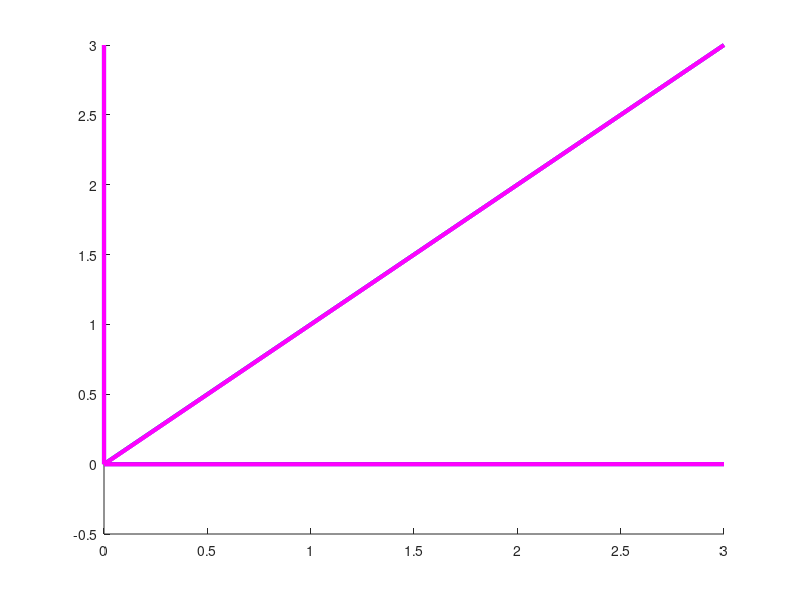

MATLAB code for this plot:
% Truss Analysis and Visualisation in MATLAB
% This script analyses a 2D truss structure, calculating node displacements,
% reaction forces, and elemental stresses. It also visualises the original
% and deformed truss.

% Node coordinates [x, y] (in meters)
node = [0 0;  % Node 1: (0, 0)
        0 3;  % Node 2: (0, 3)
        3 3;  % Node 3: (3, 3)
        3 0]; % Node 4: (3, 0)

% Connectivity matrix: Each row represents an element connecting two nodes
conn = [1 2;  % Element 1: Connects Node 1 and Node 2
        1 3;  % Element 2: Connects Node 1 and Node 3
        1 4]; % Element 3: Connects Node 1 and Node 4

% Prescribed degrees of freedom (isolated nodes)
isol = [1 2]; % Node 1's x and y displacements are free to move.

% Material and cross-sectional properties
A = 6e-4;    % Cross-sectional area in m^2
E = 200e9;   % Young's modulus in Pa

% Number of nodes and elements
nn = size(node, 1);  % Number of nodes
ndof = 2 * nn;       % Total degrees of freedom (2 per node)
ne = size(conn, 1);  % Number of elements

% Plot original truss structure
figure; hold on; % Create a new figure and hold the plot
for e = 1:ne
    n1 = conn(e, 1);
    n2 = conn(e, 2);
    
    x1 = node(n1, 1); y1 = node(n1, 2);
    x2 = node(n2, 1); y2 = node(n2, 2);
    
    X = [x1, x2];
    Y = [y1, y2];
    line(X, Y, 'linewidth', 3); % Plot the element as a line between nodes
end

% External force vector (F)
F = zeros(2 * nn, 1); % Initialize force vector
F(1) = 0;             % No force on Node 1 in x-direction
F(2) = -50000;        % Apply a downward force of 50 kN at Node 1 in y-direction

% Global stiffness matrix (K) initialisation
K = zeros(ndof, ndof); % Initialise global stiffness matrix
d = zeros(ndof, 1);    % Initialise displacement vector

% Assembly of global stiffness matrix (K)
for e = 1:ne
    n1 = conn(e, 1);
    n2 = conn(e, 2);
    
    x1 = node(n1, 1); y1 = node(n1, 2);
    x2 = node(n2, 1); y2 = node(n2, 2);
    
    L = sqrt((x2 - x1)^2 + (y2 - y1)^2); % Length of element
    c = (x2 - x1) / L; % Cosine of angle
    s = (y2 - y1) / L; % Sine of angle
    
    % Element stiffness matrix in local coordinates
    ke = (A * E / L) * [c*c, c*s, -c*c, -c*s;
                        c*s, s*s, -c*s, -s*s;
                        -c*c, -c*s, c*c, c*s;
                        -c*s, -s*s, c*s, s*s];
    
    % Global DOF indices for the current element
    sctr = [2*n1-1, 2*n1, 2*n2-1, 2*n2];
    
    % Assemble global stiffness matrix by adding element stiffness matrices
    K(sctr, sctr) = K(sctr, sctr) + ke;
end

% Calculate unknown displacements (d) for isolated nodes
d(isol) = K(isol, isol) \ F(isol);

% Display node displacements
fprintf('\n---------- Nodal Displacements ----------');
fprintf('\nNode  X-Displacement (m)  Y-Displacement (m)\n');
for i = 1:nn
    fprintf('%4d  %16.3e  %16.3e\n', i, d(2*i-1), d(2*i));
end

% Calculate reaction forces (f)
f = K * d;

% Display reaction forces at all nodes
fprintf('\n---------- Reactions ----------');
fprintf('\nNode  X-Reaction (N)  Y-Reaction (N)\n');
for i = 1:nn
    fprintf('%4d  %16.3e  %16.3e\n', i, f(2*i-1), f(2*i));
end

% Plot deformed truss structure
for e = 1:ne
    n1 = conn(e, 1);
    n2 = conn(e, 2);
    
    % Original node positions
    x1 = node(n1, 1); y1 = node(n1, 2);
    x2 = node(n2, 1); y2 = node(n2, 2);
    
    % Deformed node positions
    x1new = x1 + d(2*n1-1); y1new = y1 + d(2*n1);
    x2new = x2 + d(2*n2-1); y2new = y2 + d(2*n2);
    
    % Plot the deformed truss element
    X = [x1new, x2new];
    Y = [y1new, y2new];
    line(X, Y, 'linewidth', 3, 'color', [1 0 1]); % Magenta line for deformed shape
end

% Calculate and display elemental strain and stress
fprintf('\n---------- Elemental Strain & Stress ----------');
fprintf('\nElem  Strain          Stress (Pa)\n');
for e = 1:ne
    n1 = conn(e, 1);
    n2 = conn(e, 2);
    
    x1 = node(n1, 1); y1 = node(n1, 2);
    x2 = node(n2, 1); y2 = node(n2, 2);
    
    L = sqrt((x2 - x1)^2 + (y2 - y1)^2); % Length of element
    c = (x2 - x1) / L; % Cosine of angle
    s = (y2 - y1) / L; % Sine of angle
    
    % Strain-displacement matrix (B)
    B = (1 / L) * [-c -s c s];
    
    % Global DOF indices for the current element
    sctr = [2*n1-1, 2*n1, 2*n2-1, 2*n2];
    
    % Calculate strain and stress for the element
    Strain = B * d(sctr);
    Stress = E * Strain;
    
    % Display elemental strain and stress
    fprintf('%4d  %16.3e  %16.3e\n', e, Strain, Stress);
end

% End of script